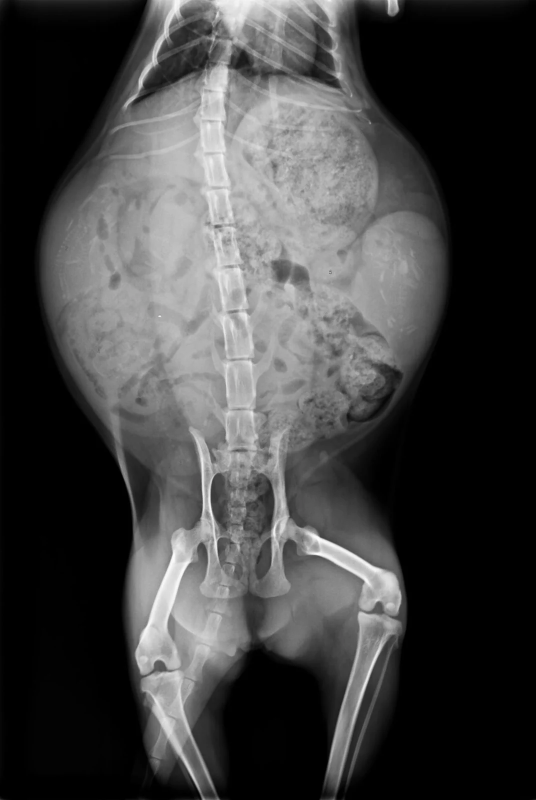
#> input picture images/rentgen/skutecny/brezi-kocka.webp, 1071 x 1600 px (shown at 1/2 size); its folder holds only this picture in this run
$ python build_galerie.py
#> lines starting #> are read from the running program, lines starting #| are printed output that depends on the picture
"""Kočičí rentgen (#43), stage 3c: the clickable "special thing" on each X-ray of the Zajímavé rentgeny gallery.

Hand-drawn shapes in image pixels (images/rentgen/skutecny/<id>.webp). Some marks are only approximate:
- brezi-kocka: the kittens are hard to tell apart at 6 weeks, so the whole belly beside the spine is marked
  (not the stomach and not the spine);
- mocove-kameny: the file page says only "urinary stones"; the mark is the group of round bright shadows
  in the belly, which is where they look like stones.
Writes tools/rentgen/skutecny/galerie.json and the check picture tools/rentgen/skutecny/check-galerie.png."""
import json, os
from PIL import Image, ImageDraw
from shapely.geometry import Polygon, LineString, Point, box
from shapely.ops import unary_union
import shapely

HERE = os.path.dirname(os.path.abspath(__file__)); ROOT = os.path.abspath(os.path.join(HERE, "..", "..", ".."))
P = lambda *pts: Polygon(pts).buffer(0)
L = lambda w, *pts: LineString(pts).buffer(w / 2, cap_style=1)
C = lambda x, y, r: Point(x, y).buffer(r)

# image id: [(area id, label, shapes)]
G = {
  "brezi-kocka": [("kotata", "Koťata v bříšku", [
      P((60, 400), (150, 260), (390, 240), (390, 900), (150, 880), (60, 700)),
      P((470, 560), (700, 420), (860, 480), (900, 620), (820, 820), (620, 900), (470, 880))])],
  "mikrocip": [("mikrocip", "Mikročip", [L(44, (742, 520), (852, 516))])],
  "jehla": [("jehla", "Spolknutá jehla", [L(40, (540, 505), (910, 712))])],
  "prsty-navic": [("prsty-navic", "Prsty navíc", [P((276, 340), (372, 340), (376, 470), (276, 472)),
                                                 P((500, 356), (596, 356), (598, 490), (500, 490))])],
  "kontrastni-latka": [("kontrastni-latka", "Kontrastní látka v žaludku a ve střevech", [
      P((100, 260), (170, 215), (300, 215), (345, 300), (350, 420), (330, 640), (260, 640), (220, 520), (110, 400)),
      P((790, 150), (940, 145), (950, 260), (930, 470), (780, 470), (770, 260))])],
  "zlomena-panev": [("zlomenina", "Zlomená pánev", [P((290, 495), (348, 486), (350, 566), (292, 570)),
                                                    P((366, 476), (442, 476), (444, 570), (366, 570))])],
  "mocove-kameny": [("kameny", "Močové kameny", [P((496, 260), (580, 250), (600, 205), (660, 200), (664, 262), (610, 306), (496, 306))])],
  "kolicek-v-koleni": [("kolicek", "Kovový kolíček", [L(22, (116, 262), (119, 254), (216, 252))])],
  "munchkin": [("kratke-nohy", "Munchkin: krátké nohy", [box(81, 0, 688, 334), box(81, 385, 688, 719), box(81, 780, 688, 1133)]),
               ("bezne-nohy", "Kočka s běžně dlouhými nohami", [box(766, 0, 1418, 334), box(766, 385, 1418, 719), box(766, 780, 1418, 1133)])],
}

def rings(g):
    out = []
    for p in ([g] if g.geom_type == "Polygon" else list(g.geoms)):
        p = shapely.set_precision(p.simplify(1.0), 0.1)
        out.append([[round(x, 1), round(y, 1)] for x, y in list(p.exterior.coords)[:-1]])
    return out

def main():
    data, tiles = {}, []
    for n, areas in G.items():
        im = Image.open(os.path.join(ROOT, f"images/rentgen/skutecny/{n}.webp")).convert("RGB"); W, H = im.size
#> in main, im is the input picture: PIL image 1071x1600 RGB; mean R, G, B 65.9, 65.9, 65.9
#> after `W, H = im.size`: W = 1071; H = 1600
        frame = box(0, 0, W, H)
        data[n] = {"image": f"images/rentgen/skutecny/{n}.webp", "width": W, "height": H,
                   "areas": [{"id": a, "label": lab, "shapes": rings(unary_union(s).intersection(frame))} for a, lab, s in areas]}
        ov = Image.new("RGBA", im.size); d = ImageDraw.Draw(ov)
#> after `ov = Image.new('RGBA', im.size)`: ov: PIL image 1071x1600 RGBA; every value is 0
        for i, a in enumerate(data[n]["areas"]):
            col = [(255, 60, 60), (60, 160, 255)][i % 2]
            for r in a["shapes"]: d.polygon([tuple(q) for q in r], fill=col + (70,), outline=col + (255,), width=3)
        t = Image.alpha_composite(im.convert("RGBA"), ov).convert("RGB"); t.thumbnail((420, 420)); tiles.append(t)
#> after `t = Image.alpha_composite(im.convert('RGBA'), ov).convert('RGB')`:
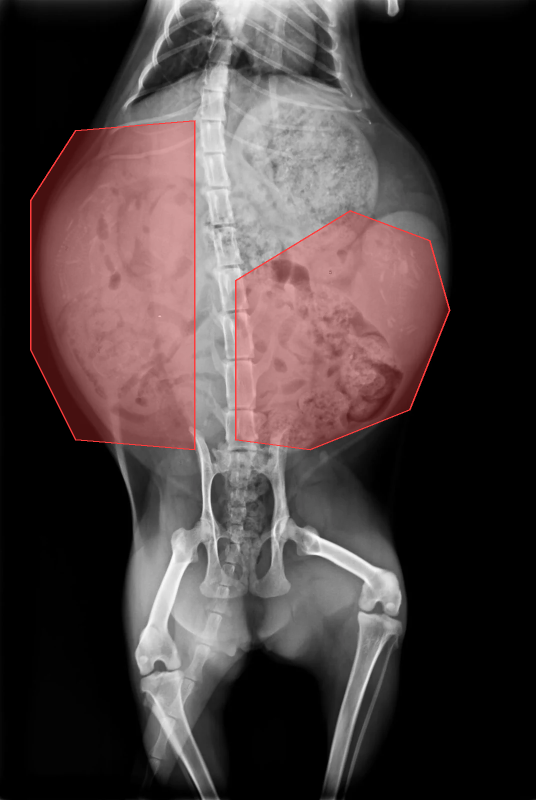
#> t: PIL image 1071x1600 RGB (shown at 1/2 size); mean R, G, B 74, 62.3, 62.3
#> after `t.thumbnail((420, 420))`:
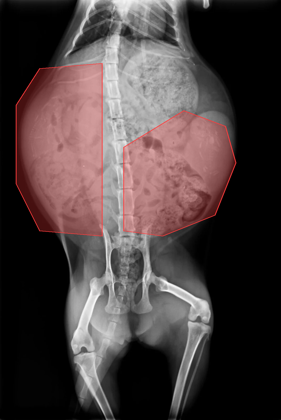
#> t: PIL image 281x420 RGB; mean R, G, B 74, 62.3, 62.3
    sheet = Image.new("RGB", (3 * 420, 3 * 420), "black")
    for i, t in enumerate(tiles): sheet.paste(t, ((i % 3) * 420, (i // 3) * 420))
    sheet.save(os.path.join(HERE, "check-galerie.png"))
    json.dump(data, open(os.path.join(HERE, "galerie.json"), "w"), ensure_ascii=False)
    print({n: [a["id"] for a in d["areas"]] for n, d in data.items()})

if __name__ == "__main__":
#> (the run stopped early here; a loop or call above may not have finished)
